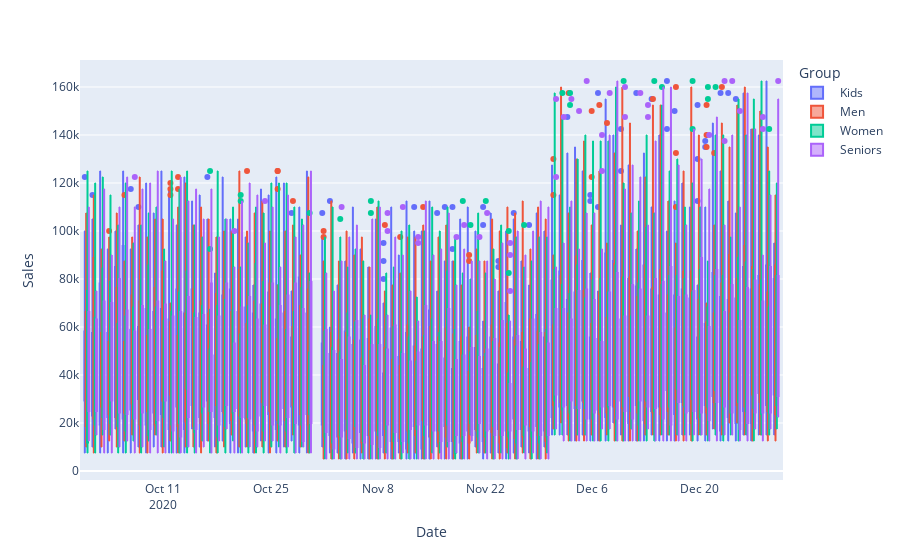

Notebook code for this chart:
### Code cell
# Daily Sales Statistics grouped by People Group.
fig = px.box(sales_df, x = 'Date', y='Sales', color='Group')
fig.update_traces(boxmean=True)
fig.show()

### Figure 1 — Plotly figure (JSON) as saved in the notebook; plotly's stock layout.template omitted (floating-point values rounded to 4 significant figures; data arrays with more than 128 entries replaced by an {"elided": "..."} marker saying what was removed)
{"data": [{"alignmentgroup": "True", "boxmean": true, "hovertemplate": "Group= Kids<br>Date=%{x}<br>Sales=%{y}<extra></extra>", "legendgroup": " Kids", "marker": {"color": "#636efa"}, "name": " Kids", "notched": false, "offsetgroup": " Kids", "orientation": "v", "showlegend": true, "type": "box", "x": {"elided": "1890 str values"}, "x0": " ", "xaxis": "x", "y": {"elided": "1890 int values"}, "y0": " ", "yaxis": "y"}, {"alignmentgroup": "True", "boxmean": true, "hovertemplate": "Group= Men<br>Date=%{x}<br>Sales=%{y}<extra></extra>", "legendgroup": " Men", "marker": {"color": "#EF553B"}, "name": " Men", "notched": false, "offsetgroup": " Men", "orientation": "v", "showlegend": true, "type": "box", "x": {"elided": "1890 str values"}, "x0": " ", "xaxis": "x", "y": {"elided": "1890 int values"}, "y0": " ", "yaxis": "y"}, {"alignmentgroup": "True", "boxmean": true, "hovertemplate": "Group= Women<br>Date=%{x}<br>Sales=%{y}<extra></extra>", "legendgroup": " Women", "marker": {"color": "#00cc96"}, "name": " Women", "notched": false, "offsetgroup": " Women", "orientation": "v", "showlegend": true, "type": "box", "x": {"elided": "1890 str values"}, "x0": " ", "xaxis": "x", "y": {"elided": "1890 int values"}, "y0": " ", "yaxis": "y"}, {"alignmentgroup": "True", "boxmean": true, "hovertemplate": "Group= Seniors<br>Date=%{x}<br>Sales=%{y}<extra></extra>", "legendgroup": " Seniors", "marker": {"color": "#ab63fa"}, "name": " Seniors", "notched": false, "offsetgroup": " Seniors", "orientation": "v", "showlegend": true, "type": "box", "x": {"elided": "1890 str values"}, "x0": " ", "xaxis": "x", "y": {"elided": "1890 int values"}, "y0": " ", "yaxis": "y"}], "layout": {"boxmode": "group", "legend": {"title": {"text": "Group"}, "tracegroupgap": 0}, "margin": {"t": 60}, "xaxis": {"anchor": "y", "domain": [0, 1], "title": {"text": "Date"}}, "yaxis": {"anchor": "x", "domain": [0, 1], "title": {"text": "Sales"}}}}
